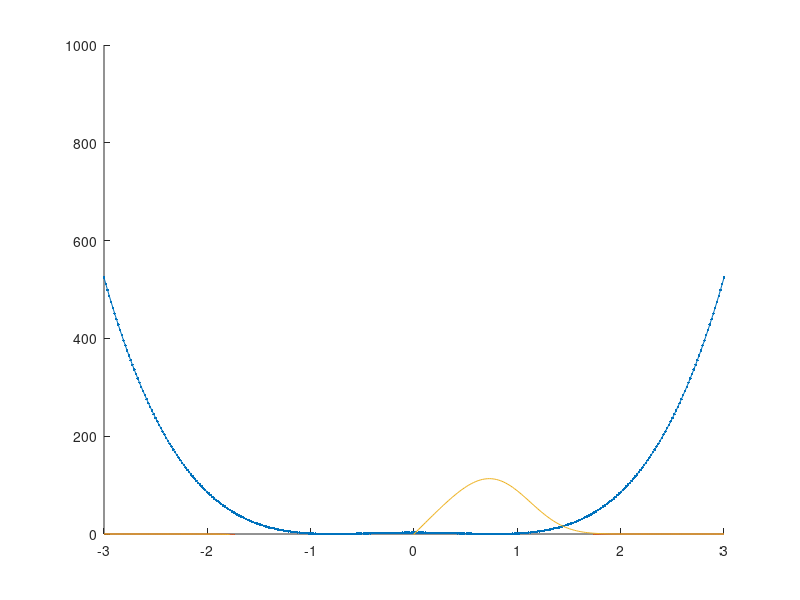

Write MATLAB code to recreate this figure.
    clc
clear all
N = 350;
x = linspace(-3, 3, N);
a = 10;
b = 7;
c = 4;

V = [100 zeros(1, 49) a*ones(1, 50) zeros(1, 50) c*ones(1, 50) zeros(1, 50) b*ones(1, 50) zeros(1, 49) 100];
V = 7.447 * (x.^2 - 0.61).^2;

Hami        = zeros(N, N);
Kinetic     = zeros(N, N);
Potential   = zeros(N, N);

K = 1/(2 * (x(2) - x(1))^2);

for i = 2:N
    Kinetic(i - 1, i) = -K;
    Kinetic(i, i - 1) = -K;
end

for i = 1:N
    Potential(i, i) = V(i);
end

Hami = Potential + Kinetic;
[Psi, Spectra] = eig(Hami);
Spectra = diag(Spectra);

figure(1)
clf(figure(1))
hold on
fact = 1000;
plot(x, V, '.-')
plot(x, fact * Psi(:, 1))
plot(x, fact * Psi(:, 2))
% plot(x, fact * Psi(:, 4).^2)
% plot(x, fact * Psi(:, 5).^2)
ylim([0 1000])
hold off

